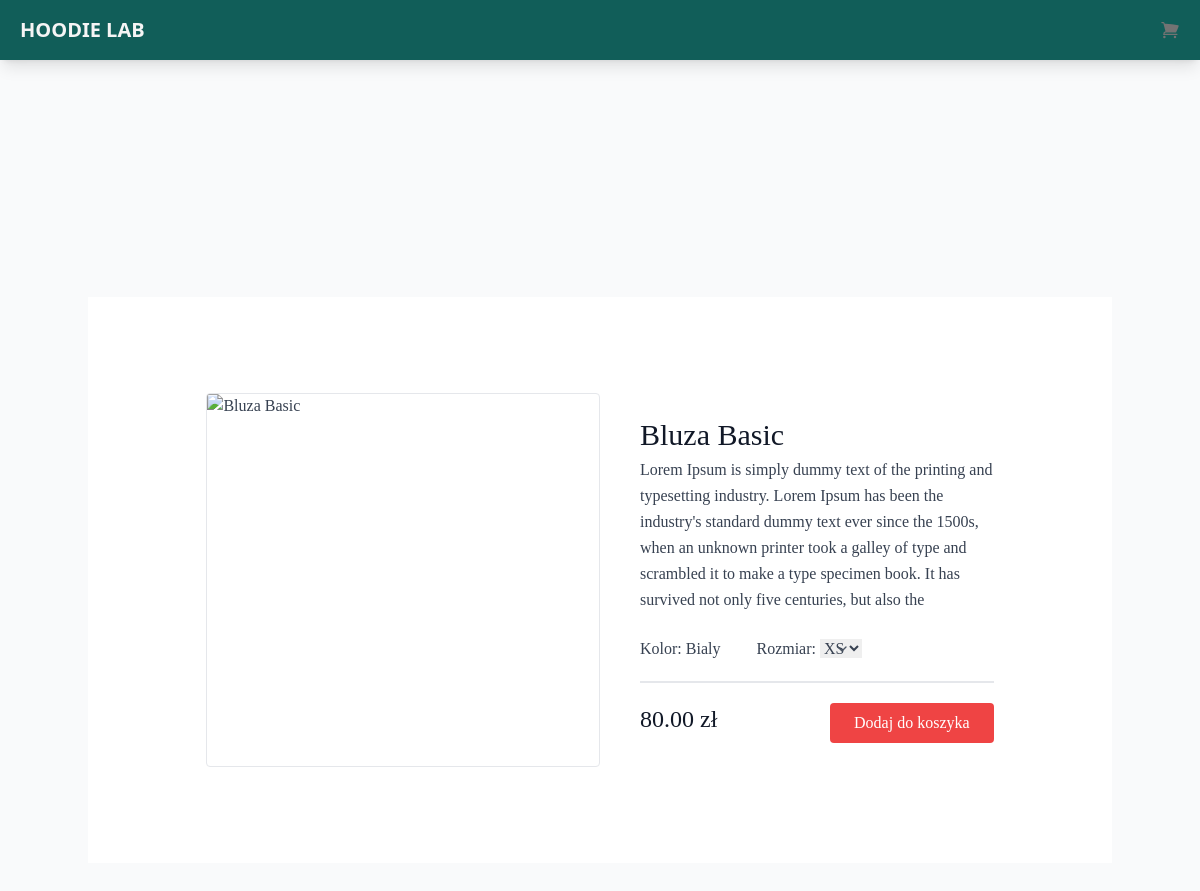
/product/1/, run on the app's committed database.
### products/models.py (models this page shows, shortened)
class Hoodie(models.Model):
    name = models.CharField(max_length=100)
    slug = models.SlugField(max_length=200)
    details = models.TextField(max_length=300,
                               blank=True)
    color = models.CharField(max_length=50)
    price = models.DecimalField(max_digits=10,
                                decimal_places=2)
    image = models.ImageField(upload_to='products/',
                              blank=True)
    created = models.DateTimeField(auto_now_add=True)
    updated = models.DateTimeField(auto_now=True)
    class Meta:
        ordering = ('name',)

### products/views.py (the view)
# urls.py: path('product/<slug:slug>/', views.product_detail, name='product_detail'),
def product_detail(request, slug):
    product = get_object_or_404(Hoodie,
                                slug=slug)
    cart_product_form = CartAddProductForm()
    return render(request,
                  'products/product_detail.html',
                  {'product': product,
                   'cart_product_form': cart_product_form},)

### cart/forms.py
class CartAddProductForm(forms.Form):
    Rozmiar = forms.TypedChoiceField(choices=SIZES)

### products/templates/products/product_detail.html (shortened to what this page needs)
{% extends "base.html" %}
{% load static %}
{% block content %}
<section class="text-gray-700 body-font overflow-hidden bg-white">
    <div class="container px-5 py-24 mx-auto">
      <div class="lg:w-4/5 mx-auto flex flex-wrap">
        <img class="lg:w-1/2 w-full object-cover object-center rounded border border-gray-200" src="{% if product.image %}{{ product.image.url }}{% else %}{% get_media_prefix %}products/no-image.jpg{% endif %}" alt="{{ product.name }}">
        <div class="lg:w-1/2 w-full lg:pl-10 lg:py-6 mt-6 lg:mt-0">
          <h1 class="text-gray-900 text-3xl title-font font-medium mb-1">{{ product.name }}</h1>
          <p class="leading-relaxed">{{ product.details}}</p>
          <div class="flex mt-6 items-center pb-5 border-b-2 border-gray-200 mb-5">
            <div class="flex">
              <span class="mr-3">Kolor: {{ product.color }}</span>
            </div>
            <form action="{% url "cart:cart_add" product.id %}" method="POST">
            <div class="flex ml-6 items-center">
              <div class="relative">
                {{ cart_product_form }}
                <span class="absolute right-0 top-0 h-full w-10 text-center text-gray-600 pointer-events-none flex items-center justify-center">
                </span>
              </div>
            </div>
          </div>
          <div class="flex">
            <span class="title-font font-medium text-2xl text-gray-900">{{ product.price }} zł</span>
            <input type="submit" class="flex ml-auto text-white bg-red-500 border-0 py-2 px-6 focus:outline-none hover:bg-red-600 rounded cursor-pointer" value="Dodaj do koszyka"/>
          </div>
        </div>
      </div>
    </div>
  </section>
{% endblock %}

### theme/templates/base.html (shortened to what this page needs)
{% load static tailwind_tags %}
<!DOCTYPE html>
<html lang="en">
	<head>
		{% tailwind_css %}
	</head>
	<body class="bg-gray-50 font-serif leading-normal tracking-normal">
		<nav class="relative flex w-full flex-wrap items-center justify-between py-2 text-neutral-500 shadow-lg hover:text-neutral-700 focus:text-neutral-700 bg-teal-800 lg:py-4">
		<div class="flex w-full flex-wrap items-center justify-between px-3">
		  <div class="ml-2">
			<a
			  class="text-xl text-neutral-100 font-sans font-bold"
			  href="{% url "home" %}"
			  >HOODIE LAB</a
			>
		  </div>
		<div class="relative flex items-center">
			<a
			class="ml-1 text-neutral-500 transition duration-200 hover:text-neutral-700 hover:ease-in-out focus:text-neutral-700 disabled:text-black/30 motion-reduce:transition-none dark:text-neutral-200 dark:hover:text-neutral-300 dark:focus:text-neutral-300 [&.active]:text-black/90 dark:[&.active]:text-neutral-400"
			href="{% url "cart:cart_detail" %}">
			<div class="mr-2">
			<span class="[&>svg]:w-5">
			</span>
		</div>
		  </a>
		</div
		</div>
	  </nav>
		<div class="container mx-auto">
			<section class="flex items-center justify-center h-screen">
				{% block content %}
				{% endblock %}
			</section>
		</div>
	</body>
</html>

### data on the page
Hoodie: name "Bluza Basic", details "Lorem Ipsum is simply dummy text of the printing and typesetting industry. Lorem Ipsum has been the industry's standard dummy text ever since the 1500s, when an unknown printer took a galley of type and scrambled it to make a type specimen book. It has survived not only five centuries, but also the", color "Bialy", price "80.00"
